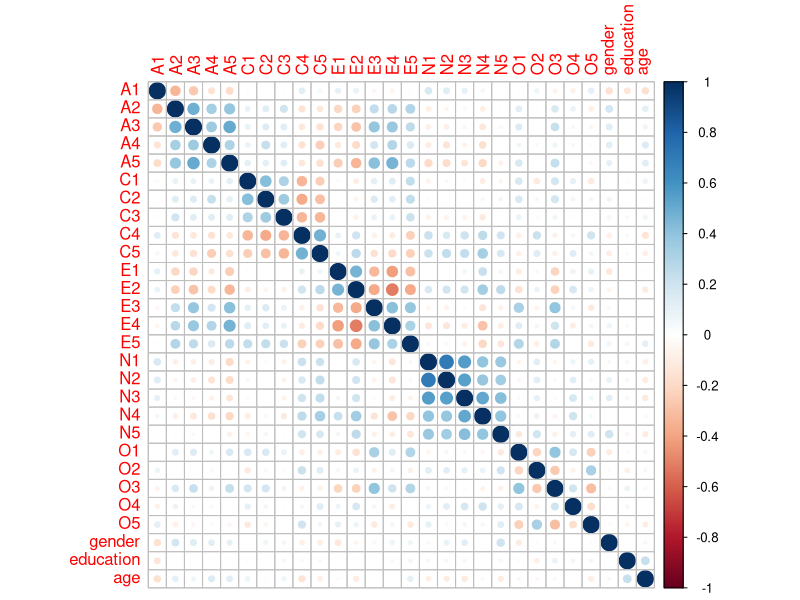
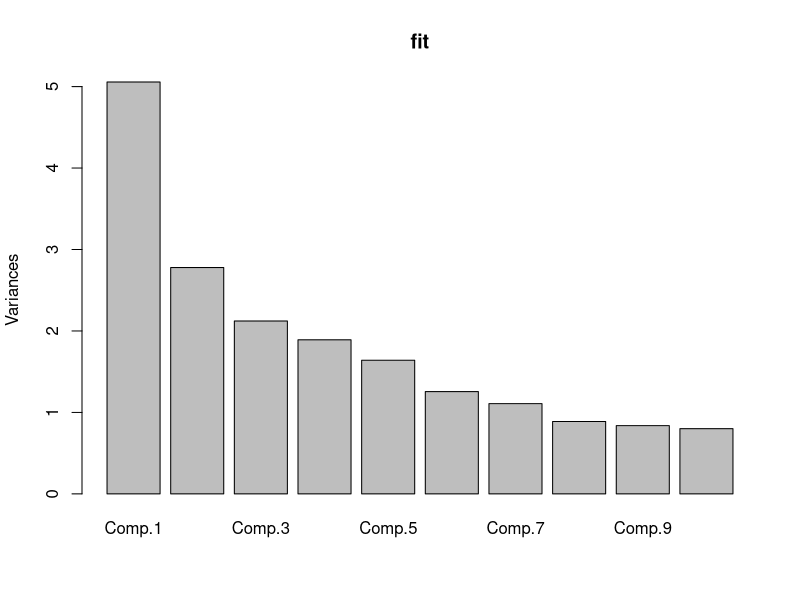
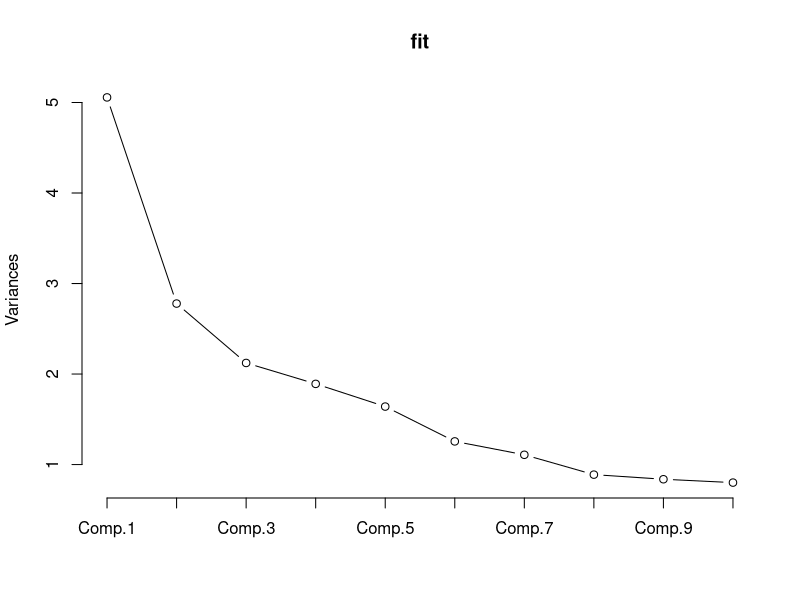
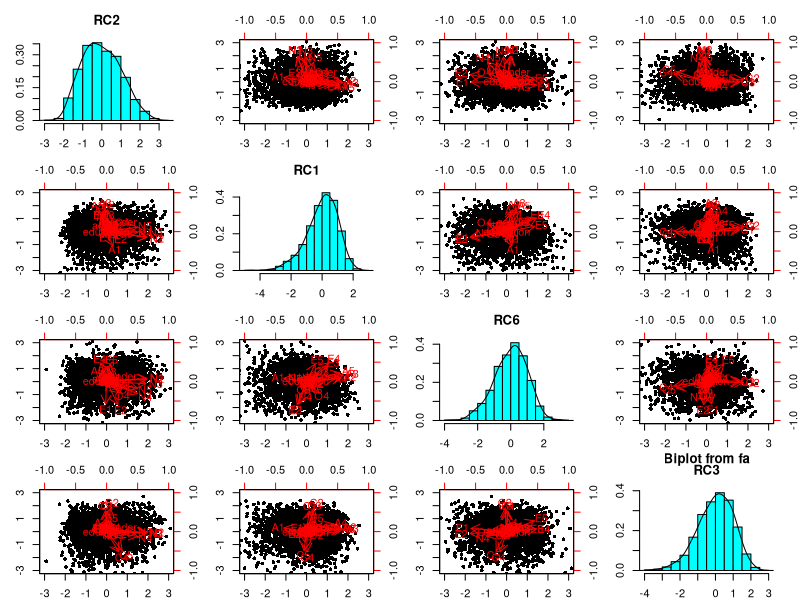
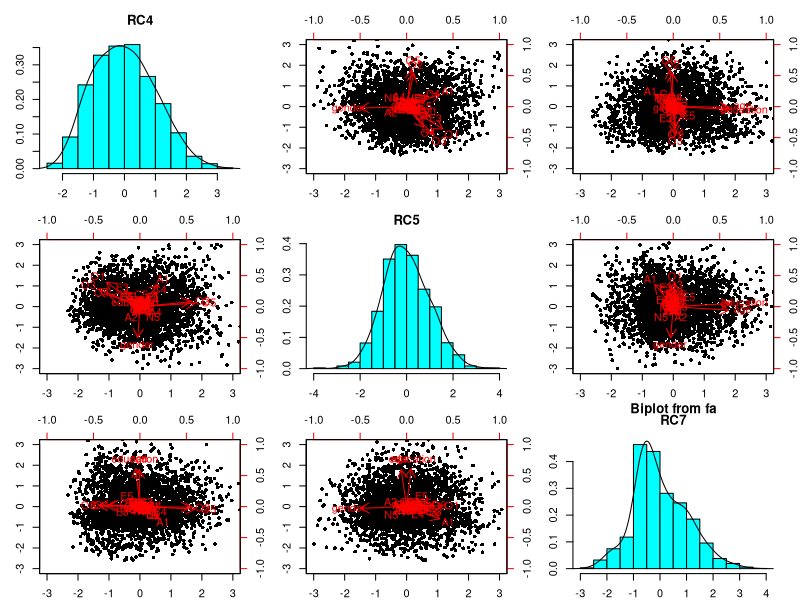
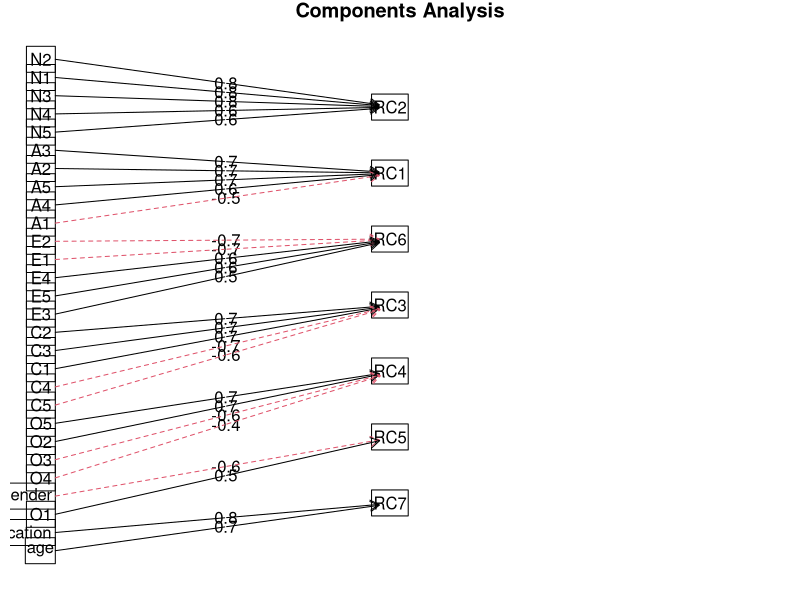

The R script that drew these images, in order:
# ANÁLISE MULTIVARIADA
#
# EXERCÍCIOS
#
# ANÁLISE FATORIAL
#
# 1) Usando o arquivo “Exerc A fatorial.xlsx”, realize a análise fatorial, seguindo todos
# os passos, desde a verificação da adequação da característica dos dados para
# essa análise até chegar na visualização gráfica do modelo e suas cargas
# fatoriais.

#
# Pacotes e libs necessários
#
require(psych)

library(readxl)
library(zoo)
library(data.table)

#
# PASSO 1 - Importar os dados
#
data <- read_excel(
  "Exerc_A_fatorial.xlsx",
  col_types = c(
    "numeric",
    "numeric",
    "numeric",
    "numeric",
    "numeric",
    "numeric",
    "numeric",
    "numeric",
    "numeric",
    "numeric",
    "numeric",
    "numeric",
    "numeric",
    "numeric",
    "numeric",
    "numeric",
    "numeric",
    "numeric",
    "numeric",
    "numeric",
    "numeric",
    "numeric",
    "numeric",
    "numeric",
    "numeric",
    "numeric",
    "numeric",
    "numeric"
  )
)
data

#
# PASSO 2 - Verificar se os dados são numéricos
#
str(table)

#
# PASSO 3 - Verificar se há dados faltantes
#
is.na(data)
sum(is.na(data))

#
# PASSO 4 - Tratar os dados faltantes definindo a média da coluna
#           usando as libs zoo e data.table
#
data <- na.aggregate(data)
data

#
# PASSO 5 - Criar tabela de correlação
#
tablecor <- cor(data)
round(tablecor, 2)

#
# PASSO 6 - Apresentar a matriz de correlação
#
corrplot::corrplot(tablecor, method = "circle")

#
# PASSO 7 - Realizar o teste de esfericidade (Bartlett)
#
cortest.bartlett(data)

#
# O teste indica que não é uma Matriz de Identidade, pois não atende: (p>0,05)
#

#
# PASSO 8 - Realizar o teste KMO
#
KMO(data)

#
# Quando MSA maior que 0,5 na análise KMO, então indica que a análise
# fatorial é adequada para o conjunto de dados
#

#
# PASSO 9 - Realizar a análise de componentes principais
#
fit <- princomp(data, cor = TRUE)
fit

#
# Com o summary de fit, temos um entendimento maior da análise
#
summary(fit)

#
# Apresentando o resultado através de gráfico de barras
# É possível verificar que 7 fatores possuem variância maior que 1
# e devem ser considerados
#
screeplot(fit)

#
# Apresentando o resultado através de gráfico de linhas
#
plot(fit, type = "lines")

#
# Rodando a Análise de Componentes Principais (sem rotacionar)
#
pcdata <- principal(data, nfactors = 7, n.obs = 2800, rotate = "none", scores = TRUE)
pcdata

#
# Rodando a Análise de Componentes Principais (com rotação varimax)
# Agora é possível verificar a relação de variáveis em relação aos fatores
#
pcdatavarimax <- principal(data, nfactors = 7, n.obs = 2800, rotate = "varimax", scores = TRUE)
pcdatavarimax

#
# PASSO 10 - Interpretação dos fatores e análise dos componentes
#
biplot(pcdatavarimax, choose=c(1,2,3,4))
biplot(pcdatavarimax, choose=c(5,6,7))
fa.diagram(pcdatavarimax)

#
# Relações identificadas (Fator x Variáveis)
# RC2 - N2, N1, N3, N4, N5
# RC1 - A3, A2, A5, A4, A1
# RC6 - E2, E1, E4, E5, E3
# RC3 - C2, C3, C1, C4, C5
# RC4 - 05, 02, 03, 04
# RC5 - gender, 01
# RC7 - education, age
#
